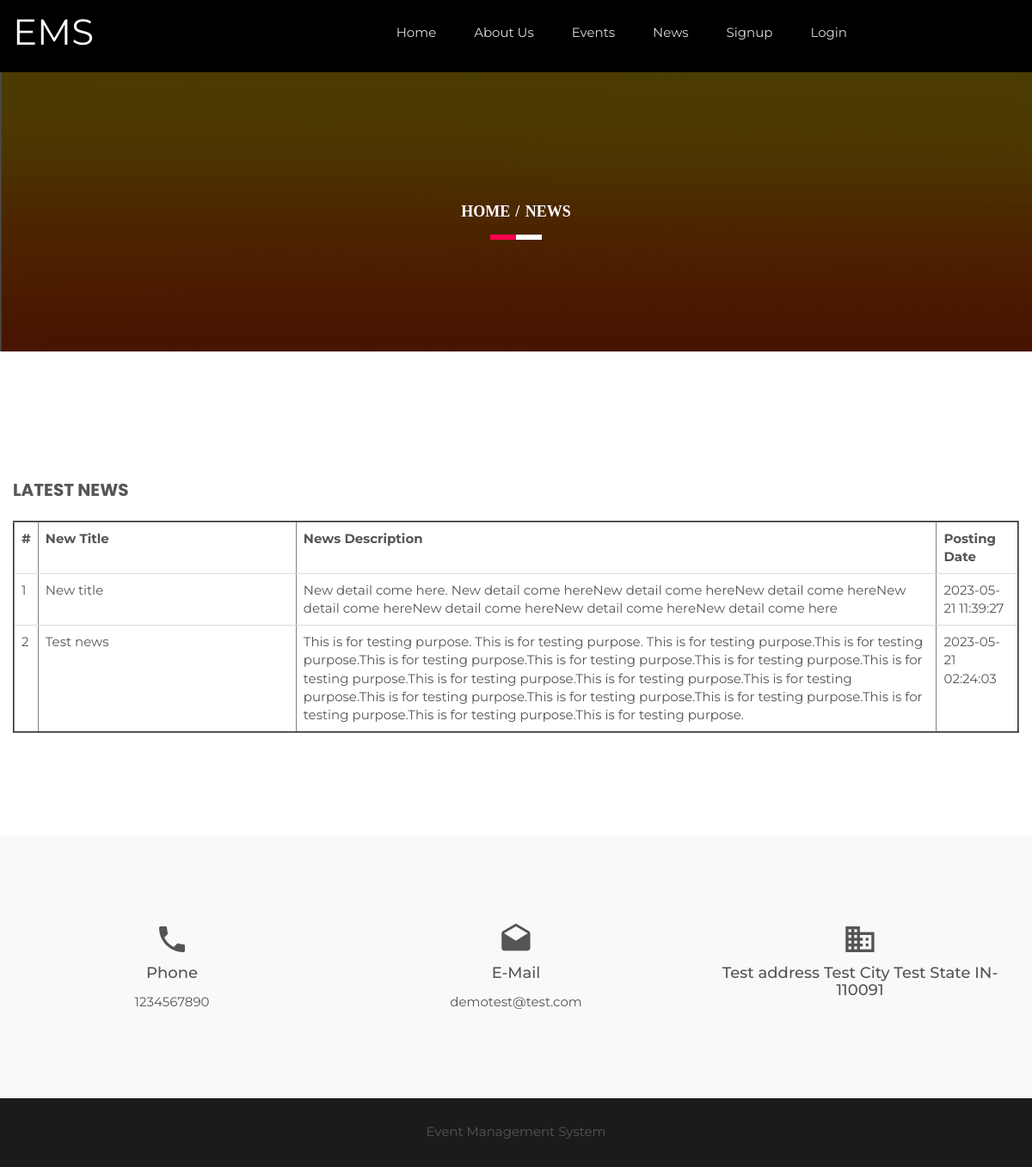
Page /ems/news.php on the committed database.
### tables this page shows
CREATE TABLE `tblgenralsettings` (
  `id` int(11) NOT NULL,
  `SiteName` varchar(200) DEFAULT NULL,
  `PhoneNumber` bigint(12) DEFAULT NULL,
  `EmailId` varchar(255) DEFAULT NULL,
  `address` mediumtext DEFAULT NULL,
  `footercontent` mediumtext DEFAULT NULL,
  `LastUpdationDate` timestamp NULL DEFAULT NULL ON UPDATE current_timestamp()
);

CREATE TABLE `tblnews` (
  `id` int(11) NOT NULL,
  `NewsTitle` varchar(255) DEFAULT NULL,
  `NewsDetails` mediumtext DEFAULT NULL,
  `PostingDate` timestamp NULL DEFAULT current_timestamp(),
  `LastUpdationDate` timestamp NULL DEFAULT NULL ON UPDATE current_timestamp()
);

### ems/news.php (the view, shortened to what this page needs)
<?php
include('includes/config.php');
?>
<!doctype html>
<html class="no-js" lang="en">
    <head>
        <link rel="stylesheet" href="css/bootstrap.min.css">
        <link rel="stylesheet" href="css/animate.css">
        <link rel="stylesheet" href="css/meanmenu.min.css">
        <link rel="stylesheet" href="css/owl.carousel.css">
        <link rel="stylesheet" href="css/icofont.css">
        <link rel="stylesheet" href="css/nivo-slider.css">
        <link rel="stylesheet" href="css/animate-text.css">
        <link rel="stylesheet" href="css/material-design-iconic-font.min.css">
		<link rel="stylesheet" href="style.css">
        <link rel="stylesheet" href="css/responsive.css">
		<link href="css/color/skin-default.css" rel="stylesheet">
    </head>
    <body>
         <div class="wrapper single-blog">
           <div id="home" class="header-slider-area">
                   <?php include_once('includes/header.php');?>
            </div>
            <div class="breadcumb-area bg-overlay">
                <div class="container">
                    <ol class="breadcrumb">
                        <li><a href="index.html">Home</a></li>
                        <li class="active">News</li>
                    </ol>
                </div>
            </div>
            <div class="single-blog-area ptb100 fix">
               <div class="container">
                   <div class="row">
                       <div class="col-md-12 col-sm-7">
                           <div class="single-blog-body">
                                <div class="Leave-your-thought mt50">
                                    <h3 class="aside-title uppercase">Latest News</h3>
                                    <div class="row">
                                        <form name="signin" method="post">
                                            <div class="col-md-12 col-sm-6 col-xs-12 lyt-left">
<table border="2" class="table">
 <?php   $sql = "SELECT NewsTitle,NewsDetails,PostingDate from tblnews order by id desc ";
$query = $dbh -> prepare($sql);
$query->execute();
$results=$query->fetchAll(PDO::FETCH_OBJ);
$cnt=1;
if($query->rowCount() > 0)
{ ?>
<tr>
<th>#</th>
<th>New Title</th>
<th>News Description</th>
<th>Posting Date</th>
</tr>
<?php
foreach($results as $row)
{ ?>
<tr>
<td><?php echo htmlentities($cnt);?></td>
<td width="300"><?php echo htmlentities($row->NewsTitle);?></td>
<td><?php echo htmlentities($row->NewsDetails);?></td>
<td><?php echo htmlentities($row->PostingDate);?></td>
</tr>
<?php $cnt++;
}} else {?>
    <tr>
        <th colspan="5" style="color:red; text-align:center;">No Record found</th>
    </tr>
<?php } ?>
</table>
                                            </div>
</div>
                                    </div>
                                </div>
                           </div>
                       </div>
               </div>
           </div>
         </div>
                 <?php include_once('includes/footer.php');?>
         </div>
    </body>
</html>

### ems/includes/header.php (shortened to what this page needs)
<?php
$ret = "Select  SiteName from tblgenralsettings ";
$querys = $dbh -> prepare($ret);
$querys->execute();
$resultss=$querys->fetchAll(PDO::FETCH_OBJ);
if($querys->rowCount() > 0)
{
foreach($resultss as $rows)
{ ?>
   <div id="home" class="header-slider-area">
                <div class="header-area header-2">
                    <div id="sticker" class="logo-menu-area header-area-2">
                        <div class="container hidden-xs">
                            <div class="row">
                                <div class="col-md-2 col-sm-3">
                                    <div class="logo">
                                        <a href="index.php" style="font-size:42px; color:#fff"><?php echo htmlentities($rows->SiteName);?></a>
                                    </div>
                                </div>
                                <div class="col-md-8 col-sm-9">
                                    <div class="main-menu text-right">
                                        <nav>
                                            <ul id="nav">
                                                <li><a class="smooth-scroll" href="index.php">Home</a></li>
                                                <li><a class="smooth-scroll" href="about-us.php">About Us</a></li>
                                                <li><a class="smooth-scroll" href="all-events.php">Events</a></li>
                                                <li><a class="smooth-scroll" href="news.php">News</a></li>
                                                <?php if(strlen($_SESSION['usrid']==0)){?>
                                                <li><a class="smooth-scroll" href="signup.php">Signup</a></li>
                                                 <li><a class="smooth-scroll" href="signin.php">Login</a></li>
                                             <?php } else {?>
<li><a class="smooth-scroll" href="profile.php">My Account</a></li>
                                             <?php } ?>
                                            </ul>
                                        </nav>
                                    </div>
                                </div>
                                </div>
                            </div>
                        </div>
                    </div>
                    <?php }} ?>

### ems/includes/footer.php (shortened to what this page needs)
<?php
$ret = "Select  PhoneNumber,address,EmailId,footercontent from tblgenralsettings ";
$querys = $dbh -> prepare($ret);
$querys->execute();
$resultss=$querys->fetchAll(PDO::FETCH_OBJ);
if($querys->rowCount() > 0)
{
foreach($resultss as $rows)
{ ?>
 <div class="information-area off-white ptb100">
                    <div class="container">
                        <div class="row">
                            <div class="col-md-4 col-sm-3 col-xs-12">
                                <div class="single-information text-center">
                                    <div class="info-icon">
                                        <i class="zmdi zmdi-phone"></i>
                                    </div>
                                    <h4>Phone</h4>
                                    <p><?php echo htmlentities($rows->PhoneNumber);?></p>
                                </div>
                            </div>
                            <div class="col-md-4 col-sm-3 col-xs-12">
                                <div class="single-information text-center">
                                    <div class="info-icon">
                                        <i class="zmdi zmdi-email-open"></i>
                                    </div>
                                    <h4>E-Mail</h4>
                                    <p><a href="mailto:company@email.com"><?php echo htmlentities($rows->EmailId);?></a></p>
                                </div>
                            </div>
                            <div class="col-md-4 col-sm-3 col-xs-12">
                                <div class="single-information text-center">
                                    <div class="info-icon">
                                        <i class="zmdi zmdi-city-alt"></i>
                                    </div>
                                    <h4><?php echo htmlentities($rows->address);?></h4>
                                </div>
                            </div>
                        </div>
                    </div>
                </div>
            <div class="footer-area" align="center">
                <div class="container">
                    <div class="row">
                        <div class="col-md-12 col-sm-6 col-xs-12">
                            <div class="social-area">
                             <?php echo htmlentities($rows->footercontent);?>
                            </div>
                        </div>
                    </div>
                </div>
            </div>
            <?php }} ?>

### ems/style.css (style rules this page uses)
.container { width: 1200px }
html, body { height: 100%; font-family: 'Montserrat', sans-serif; font-size: 15px; color: #555; line-height: 25px; }
.fix { overflow: hidden }
p { margin: 0 0 15px }
h1, h2, h3, h4, h5, h6 { margin: 0 0 10px }
a { -webkit-transition: all 0.3s ease 0s; transition: all 0.3s ease 0s; text-decoration: none; color: #555; }
ul { list-style: outside none none; margin: 0; padding: 0; }
.mt50 { margin-top: 50px }
.ptb100 { padding: 100px 0 }
.uppercase { text-transform: uppercase }
.off-white { background: #f9f9f9 }
.wrapper { background: #fff }
ul li { display: inline-block }
.main-menu ul li a { color: #ddd }
.logo-menu-area { padding: 35px 0 }
.main-menu ul li { margin-right: 40px }
.main-menu ul li:last-child { margin: 0 }
.header-area { left: 0; position: absolute; top: 0; width: 100%; z-index: 999; }
.header-slider-area { position: relative }
.bg-overlay { position: relative; z-index: 1; }
.bg-overlay:before { background: #000 none repeat scroll 0 0; content: ""; height: 100%; left: 0; opacity: 0.85; -ms-filter: "progid:DXImageTransform.Microsoft.Alpha(Opacity=85)"; position: absolute; top: 0; width: 100%; z-index: -1; }
.breadcumb-area.bg-overlay:before { opacity: 0.7; -ms-filter: "progid:DXImageTransform.Microsoft.Alpha(Opacity=70)"; }
.info-icon { font-size: 40px; margin-bottom: 10px; }
.single-information > p { margin-bottom: 5px }
.single-information p:last-child { margin: 0 }
.footer-area { background: #1b1b1b none repeat scroll 0 0; height: 80px; line-height: 78px; }
.header-2 { background: #000 none repeat scroll 0 0; position: static; }
.breadcumb-area { background: rgba(0, 0, 0, 0) url("img/bg.png") repeat scroll 0 0; padding: 150px 0; text-align: center; }
.breadcrumb { background-color: transparent; border-radius: 0; list-style: outside none none; margin-bottom: 0; padding: 0; position: relative; }
.breadcrumb > li + li:before { color: #fff; font-weight: 700; padding: 0 2px; }
.breadcrumb a, .breadcrumb li.active { color: #fff }
.breadcrumb li { font-family: popins; font-size: 18px; font-weight: 700; text-transform: uppercase; }
.breadcrumb:before, .breadcrumb:after { background: #fff none repeat scroll 0 0; bottom: -20px; content: ""; height: 6px; left: 50%; position: absolute; -webkit-transform: translateX(-50%); transform: translateX(-50%); width: 60px; }
.breadcrumb:after { background: #ff004d none repeat scroll 0 0; -webkit-transform: translateX(-100%); transform: translateX(-100%); width: 30px; }
.aside-title { font-family: Poppins; font-size: 20px; font-weight: 700; margin-bottom: 25px; }
#sticker { right: 0; left: 0; }

### ems/css/responsive.css (style rules this page uses)
@media (min-width: 1170px) and (max-width: 1400px) { .logo-menu-area { padding: 25px 0; } }

### ems/css/color/skin-default.css (style rules this page uses)
.breadcrumb::after { background: #ff004d none repeat scroll 0 0; }

### rows in the picture
tblgenralsettings: SiteName "EMS", PhoneNumber "1234567890", EmailId "demotest@test.com", address "Test address Test City Test State IN-110091", footercontent "Event Management System"
tblnews: NewsTitle "New title", NewsDetails "New detail come here. New detail come hereNew detail come hereNew detail come hereNew detail come hereNew detail come hereNew detail come hereNew detail come here", PostingDate "2023-05-21 11:39:27"
tblnews: NewsTitle "Test news", NewsDetails "This is for testing purpose. This is for testing purpose. This is for testing purpose.This is for testing purpose.This is for testing purpose.This is for testing purpose.This is for testing purpose.This is for testing purpose.This is for testing purpose.This is for testing purpose.This is for testing purpose.This is for testing purpose.This is for testing purpose.This is for testing purpose.This is for testing purpose.This is for testing purpose.This is for testing purpose.", PostingDate "2023-05-21 02:24:03"
